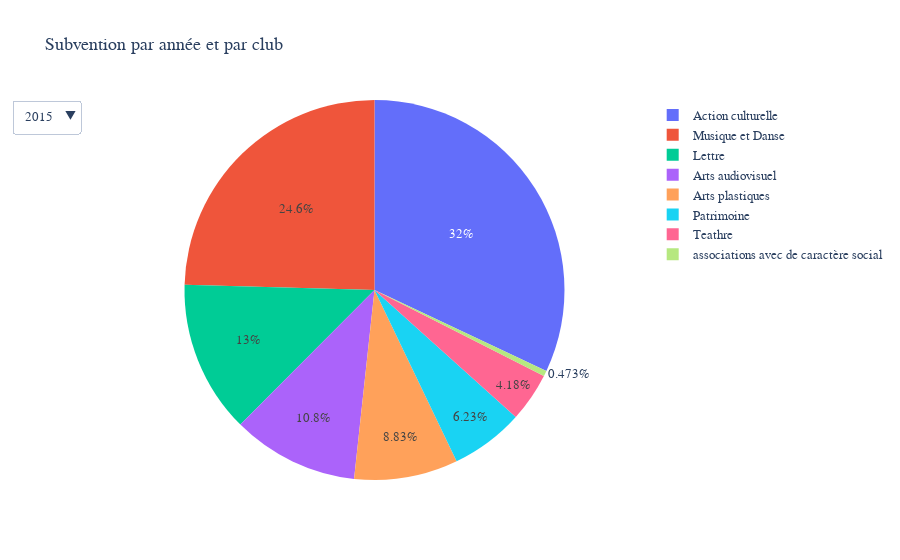

The cell this chart's notebook holds for it:
### Code cell
import plotly.express as px
import pandas as pd 
df=pd.read_csv('subventions-cadre-financement-public-associations-2016-secteur.csv')

df14=pd.read_csv('subventionsdeassociations20151.csv')
df6=df14.groupby('Secteur_f').sum()




df3=df.groupby('Secteur').sum()



data_pie=[go.Pie(name='2015',
                 labels=df14['Secteur_f'], values=df14['subvention_2014'],
           visible=True,
           ),
          
         go.Pie(name='2016',
           visible=False,
                labels=df3.index, values=df3['Subvention']),]
list_updatemenus=[
        {'args':[{"visible":[True,False]}],
         'label':"2015",
         'method':"update"},
    
        {'args':[{"visible":[False,True,]}],
         'label':"2016",
         'method':"update"},]
layout_pie=go.Layout(updatemenus=list([dict(buttons= list_updatemenus)]),
                     title_text="Subvention par année et par club",
                     template='plotly_white',
                     font=dict(
                    family=" Gravitas One, cursive",
                    size=13))

#defining figure and plotting
fig_bar_15 = go.Figure(data_pie,layout_pie)
fig_bar_15.show()

### Figure 1 — Plotly figure (JSON) as saved in the notebook; plotly's stock layout.template omitted (floating-point values rounded to 4 significant figures)
{"data": [{"labels": ["Lettre", "Lettre", "Lettre", "Lettre", "Lettre", "Lettre", "Lettre", "Musique et Danse", "Musique et Danse", "Musique et Danse", "Musique et Danse", "Musique et Danse", "Musique et Danse", "Musique et Danse", "Musique et Danse", "Arts audiovisuel", "Arts audiovisuel", "Arts audiovisuel", "Arts audiovisuel", "Arts audiovisuel", "Arts plastiques", "Arts plastiques", "Action culturelle", "Action culturelle", "Action culturelle", "Action culturelle", "Action culturelle", "Action culturelle", "associations avec de caractère social", "Lettre", "Teathre", "Patrimoine", "Action culturelle", "Teathre", "Teathre", "Teathre", "Teathre", "Action culturelle", "Action culturelle", "Action culturelle", "Action culturelle", "Teathre", "Arts audiovisuel", "Arts plastiques", "Patrimoine", "Action culturelle", "Lettre", "Musique et Danse", "Teathre", "Teathre", "Arts plastiques", "Patrimoine", "Teathre", "Action culturelle", "Action culturelle", "Patrimoine", "Action culturelle", "Action culturelle", "Action culturelle", "Patrimoine", "Patrimoine", "Action culturelle", "Arts audiovisuel", "Action culturelle", "Action culturelle", "Musique et Danse", "Arts plastiques", "Patrimoine", "Musique et Danse", "Lettre", "Arts plastiques", "Arts plastiques", "Patrimoine", "Action culturelle", "Action culturelle", "Musique et Danse", "Action culturelle", "Action culturelle", "Action culturelle", "Lettre", "Lettre", "Arts plastiques", "Patrimoine", "Action culturelle", "Action culturelle", "Action culturelle", "Lettre", "Lettre", "Arts audiovisuel", "Action culturelle", "Action culturelle", "Action culturelle", "Action culturelle", "Lettre", "Patrimoine", "Patrimoine", "Patrimoine", "Action culturelle", "Action culturelle", "Teathre", "Arts plastiques", "Arts plastiques", "Patrimoine", "Action culturelle", "Action culturelle"], "name": "2015", "type": "pie", "values": [1000, 3000, 1500, 2500, 6000, 10000, 94000, 3000, 3000, 20000, 25000, 120000, 3000, 5000, 2000, 13000, 8000, 23000, 50000, 5000, 15000, 20000, 2500, 15000, 2000, 2000, 3000, 3000, 6000, 3000, 2000, 7000, 2000, 3000, 2000, 1000, 1500, 3000, 3000, 3000, 10000, 10000, 2500, 4500, 2000, 10000, 4000, 4000, 3000, 20000, 10000, 5000, 7000, 2000, 80000, 4000, 3000, 10000, 3000, 7000, 3000, 8000, 10000, 3000, 82000, 6500, 5000, 12000, 95000, 10000, 6000, 45000, 10000, 10000, 3000, 25000, 4000, 5000, 28000, 4500, 3000, 1500, 3000, 5000, 4000, 4000, 5000, 12000, 25000, 5000, 40000, 3000, 20000, 5000, 5000, 5000, 12000, 3000, 15000, 3500, 2000, 3000, 4000, 4000, 3500], "visible": true}, {"labels": ["Action Culturelle", "Arts audio-visuels", "Arts plastiques", "Arts scéniques", "Autres", "Lettres", "Manifestations et Festivals culturels", "Musique ", "Patrimoine"], "name": "2016", "type": "pie", "values": [64, 195, 116.3, 117.5, 16, 144.5, 560.2, 242.5, 81.5], "visible": false}], "layout": {"font": {"family": " Gravitas One, cursive", "size": 13}, "title": {"text": "Subvention par année et par club"}, "updatemenus": [{"buttons": [{"args": [{"visible": [true, false]}], "label": "2015", "method": "update"}, {"args": [{"visible": [false, true]}], "label": "2016", "method": "update"}]}]}}
